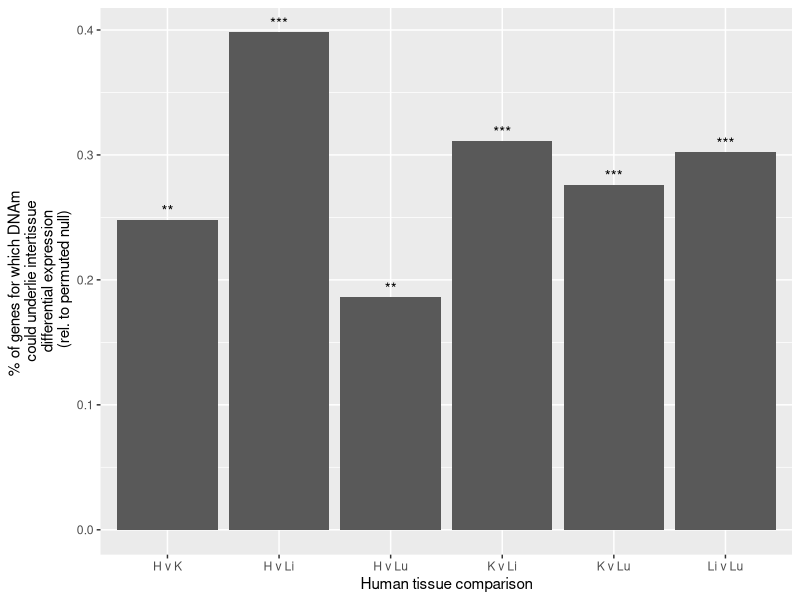

Source code (R): (Note: this script raises an error after producing the figure.)
## ---- chunk 1
knitr::opts_chunk$set(echo = TRUE)
## ---- chunk 2
library(ggplot2)
library(cowplot)
## ---- chunk 3
# Make a table

comparison1 = data.frame(c("Heart", "Kidney", "Liver", "Lung"))
#comparison = data.frame(c("Heart v Lung", "Heart v Kidney", "Kidney v Lung", "Liver v Lung", "Kidney v Liver", "Heart v Liver"))
percentage1 = data.frame(c(0.164, 0.145, 0.192, 0.069))

df1 <- cbind(comparison1, percentage1)
colnames(df1) <- c("Species_comparison", "Percentage")
df1$Species_comparison <- factor(df1$Species_comparison, levels = df1$Species_comparison)

Number1 <- c("***", "***", "***", "**")

plot_interspecies <- ggplot(data=df1, aes(x=Species_comparison, y=Percentage)) +
  geom_bar(stat="identity") + xlab("Human-Chimpanzee Tissue Comparison") + ylab("% of genes for which DNAm \n could underlie intertissue \n differential expression \n (rel. to permuted null)") + geom_text(aes(label=Number1), position=position_dodge(width=0.9), vjust=-0.25)

#p1 <- ggplot(data=df, aes(x=Species_comparison, y=Percentage)) +
#  geom_bar(stat="identity") + xlab("Human-Chimpanzee Tissue Comparison") + ylab("% of genes for which DNAm \n could underlie intertissue \n differential expression \n (rel. to permuted null)") +
#     geom_text(aes(label=Number), position=position_dodge(width=0.9), vjust=-0.25)

#plot_interspecies

#plot_grid(plot_interspecies)
## ---- chunk 4
# Make a table

#comparison = data.frame(c("H v Lu", "H v K", "K v Lu", "Li v Lu", "K v Li", "H v Li"))
#comparison = data.frame(c("Heart v Lung", "Heart v Kidney", "Kidney v Lung", "Liver v Lung", "Kidney v Liver", "Heart v Liver"))
#percentage = data.frame(c(0.186, 0.248, 0.276, 0.302, 0.311, 0.398))

comparison = data.frame(c("H v K", "H v Li", "H v Lu", "K v Li", "K v Lu", "Li v Lu"))
#comparison = data.frame(c("Heart v Lung", "Heart v Kidney", "Kidney v Lung", "Liver v Lung", "Kidney v Liver", "Heart v Liver"))
percentage = data.frame(c(0.248, 0.398, 0.186, 0.311, 0.276, 0.302))



df <- cbind(comparison, percentage)
colnames(df) <- c("Tissue_comparison", "Percentage")
df$Tissue_comparison <- factor(df$Tissue_comparison , levels = df$Tissue_comparison )

Number <- c("**", "***", "**", "***", "***", "***")

plot_intertissue <- ggplot(data=df, aes(x=Tissue_comparison, y=Percentage)) +
  geom_bar(stat="identity") + xlab("Human tissue comparison") + ylab("% of genes for which DNAm \n could underlie intertissue \n differential expression \n (rel. to permuted null)") +
     geom_text(aes(label=Number), position=position_dodge(width=0.9), vjust=-0.25)

plot_grid(plot_intertissue)
## ---- chunk 5
# FDR 5%
# Heart versus kidney

prop.test(c(48, 405), c(238, 1606)) #0.11

# Heart versus liver

prop.test(c(23, 719), c(141, 1837)) #1.125e-07

# Heart versus lung

prop.test(c(36, 319), c(232, 1521)) #0.07

# Kidney versus liver

prop.test(c(40, 636), c(241, 1775)) #4.579e-09
          
# Kidney versus lung

prop.test(c(12, 345), c(66, 1124)) #0.04

# Liver versus lung

prop.test(c(22, 594), c(142, 1776)) # 1.592e-05


(48/238-405/1606 + 23/141-719/1837 + 36/232-319/1521+40/241-636/1775+12/66-345/1124+22/142-594/1776)/6

comparison = data.frame(c("H v Lu", "H v Lu", "H v K",  "H v K", "K v Lu", "K v Lu", "Li v Lu", "Li v Lu", "K v Li", "K v Li", "H v Li", "H v Li"))
#comparison = data.frame(c("Heart v Lung", "Heart v Lung", "Heart v Kidney",  "Heart v Kidney", "Kidney v Lung", "Kidney v Lung", "Liver v Lung", "Liver v Lung", "Kidney v Liver", "Kidney v Liver", "Heart v Liver", "Heart v Liver"))
type = data.frame(c("Human only", "Conserved", "Human only", "Conserved", "Human only", "Conserved", "Human only", "Conserved", "Human only", "Conserved", "Human only", "Conserved"))
percentage = data.frame(c(0.155, 0.209, 0.202, 0.252, 0.182, 0.307, 0.155, 0.334, 0.166, 0.358, 0.163, 0.391))
row_num <- data.frame(c(1, 1, 2, 2, 3, 3, 4, 4, 5, 5, 6, 6))
p_val <- data.frame(c(0.11, " ", 1.1e-7, " ", 0.07, " ", 4.6e-9, " ", 0.04, " ", 1.6e-5, " "))
df <- cbind(comparison, type, percentage, row_num)
colnames(df) <- c("Tissue_comparison", "Type", "Percentage", "row_num")
#df$Tissue_comparison <- factor(df$Tissue_comparison , levels = df$Tissue_comparison )
make_labels <- matrix(c("H v Lu", "H v K", "K v Lu", "Li v Lu", "K v Li", "H v Li"), nrow = 6)
make_labels2 <- matrix(make_labels, nrow = 2, ncol = 3)

make_labels <- matrix(c("H v Lu", "H v Lu", "H v K",  "H v K", "K v Lu", "K v Lu", "Li v Lu", "Li v Lu", "K v Li", "K v Li", "H v Li", "H v Li"), nrow = 12)

#df$Type <- factor(df$Type , levels = df$Type)

plot_intertissue_cons <- ggplot(data=df, aes(x=Type, y=Percentage), fill = df$Type) +
  geom_bar(stat="identity", aes(fill = df$Type)) + xlab("Human tissue comparison") + ylab("% of genes for which DNAm \n could underlie intertissue \n differential expression \n (rel. to permuted null)") + facet_wrap(~ Tissue_comparison) +  theme(legend.position="none")  + geom_text(aes(x = c(1.5, 1.5, 1.5, 1.5, 1.5, 1.5, 1.5, 1.5, 1.5, 1.5, 1.5, 1.5), y = c(0.3, 0.45, 0.44, 0.45, 0.26, 0.45, 0.41, 0.45, 0.36, 0.45, 0.39, 0.45), label = p_val)) + geom_segment(aes(x = c(1, 1, 1, 1, 1, 1, 1, 1, 1, 1, 1, 1), y = c(0.28, 0.28, 0.42, 0.42, 0.24, 0.24, 0.39, 0.39, 0.34, 0.34, 0.37, 0.37), xend = c(2, 2, 2, 2, 2, 2, 2, 2, 2, 2, 2, 2), yend = c(0.28, 0.28, 0.42, 0.42, 0.24, 0.24, 0.39, 0.39, 0.34, 0.34, 0.37, 0.37))) + geom_segment(aes(x = c(1, 1, 1, 1, 1, 1, 1, 1, 1, 1, 1, 1), y = c(0.26, 0.26, 0.4, 0.4, 0.22, 0.22, 0.37, 0.37, 0.32, 0.32, 0.35, 0.35), xend = c(1, 1, 1, 1, 1, 1, 1, 1, 1, 1, 1, 1), yend = c(0.28, 0.28, 0.42, 0.42, 0.24, 0.24, 0.39, 0.39, 0.34, 0.34, 0.37, 0.37))) + geom_segment(aes(x = c(2, 2, 2, 2, 2, 2, 2, 2, 2, 2, 2, 2), y = c(0.21, 0.21, 0.17, 0.17, 0.165, 0.165, 0.175, 0.175, 0.19, 0.19, 0.165, 0.165), xend = c(2, 2, 2, 2, 2, 2, 2, 2, 2, 2, 2, 2), yend = c(0.28, 0.28, 0.42, 0.42, 0.24, 0.24, 0.39, 0.39, 0.34, 0.34, 0.37, 0.37)))

pdf("./plot_intertissue_cons.pdf")
plot_intertissue_cons
dev.off()


# FDR 10% 

# Heart versus kidney

prop.test(c(124-69, 817-421), c(387, 1969)) #0.0086

# Heart versus liver

prop.test(c(80-47, 1299-508), c(264, 2256)) #2.397e-13

# Heart versus lung

prop.test(c(114-77, 740-427), c(393, 1926)) # 0.0007436

# Kidney versus liver

prop.test(c(119-51, 908-330), c(405, 1874)) #1.806e-08
          
# Kidney versus lung

prop.test(c(48-26, 763-376), c(129, 1486)) #0.03

# Liver versus lung

prop.test(c(68-38, 1184-559), c(214, 2284)) # 3.141e-05





## ---- chunk 6

p3 <- ggdraw()+draw_image("./plot_intertissue_cons.pdf")
  
plot_fig5 <- plot_grid(plot_interspecies, plot_intertissue, plot_intertissue_cons,  labels = c("5A.", "5B.", "5C."), ncol = 1)

save_plot("/Users/laurenblake/Dropbox/Tissue_paper/Supplement/Figures/Figure_5.pdf", plot_fig5,
          ncol = 1, # we're saving a grid plot of 2 columns
          nrow = 3, # and 2 rows
          # each individual subplot should have an aspect ratio of 1.3
          base_aspect_ratio = 1.3)
## ---- chunk 7

(218/965-15/84+338/943-19/86+157/917-5/70+269/960-12/102+177/614-1/25+276/988-12/102)/6

# FDR 5%
# Heart versus kidney
prop.test(c(15, 218), c(84, 965)) #0.37

# Heart versus liver
prop.test(c(19, 338), c(86, 943)) #0.0144

# Heart versus lung
prop.test(c(5, 157), c(70, 917)) #0.04495

# Kidney versus liver
prop.test(c(12, 269), c(102, 960)) # 0.0006248
          
# Kidney versus lung
prop.test(c(1, 177), c(25, 614)) #0.01289

# Liver versus lung
prop.test(c(8, 276), c(37, 988)) # 0.5122
